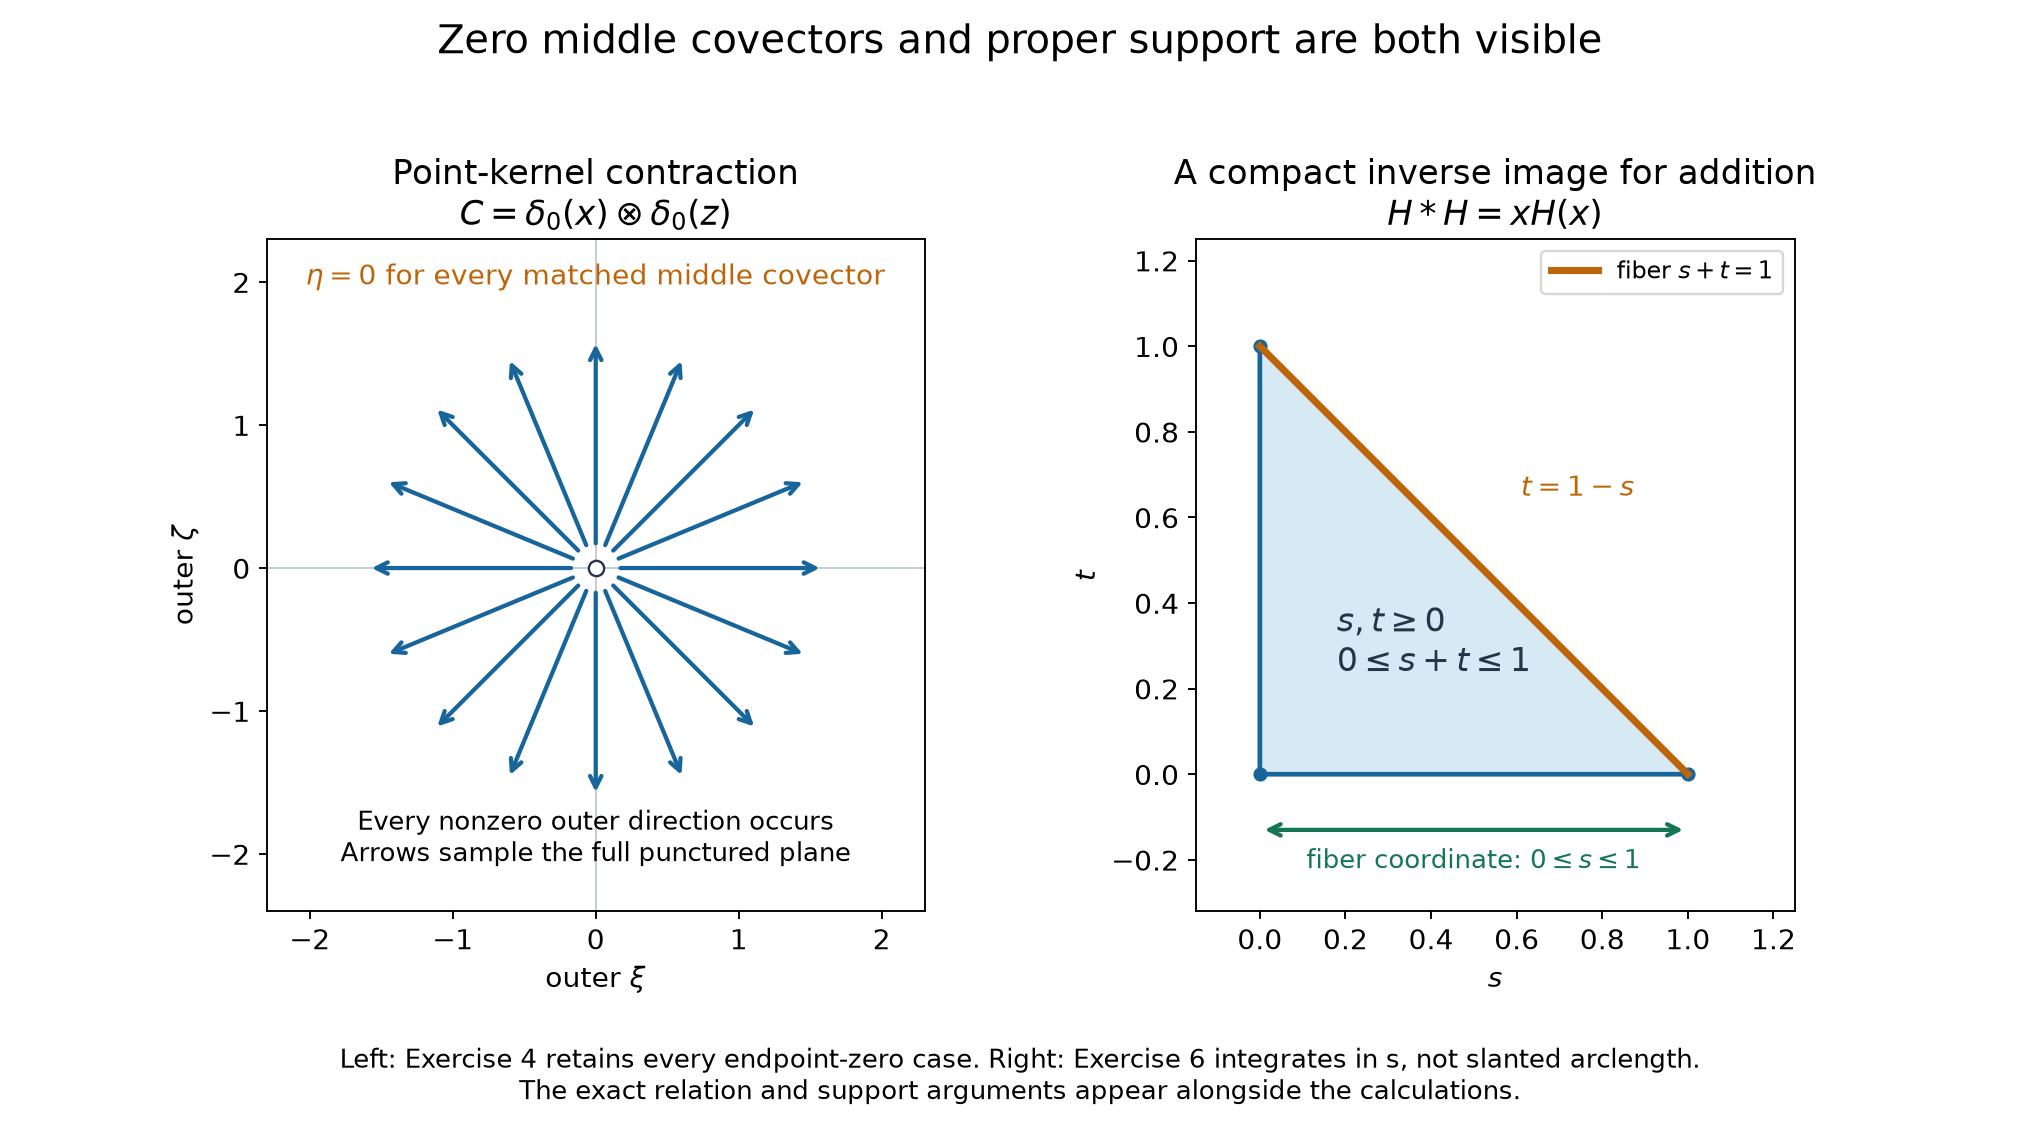

Source code (Python):
"""Exact outer covectors and proper sum fibers, AN01-U104 Exercises4,6; CC0."""
from pathlib import Path
import numpy as np
import matplotlib
matplotlib.use('Agg')
import matplotlib.pyplot as plt
from matplotlib.patches import Polygon
matplotlib.rcParams.update({'font.size':12,'svg.hashsalt':'AN01-U104-kernel-fibers','text.usetex':False})
D=Path(__file__).resolve().parent
blue='#17659b';orange='#bd6508';green='#147652';dark='#24354a'
fig,axs=plt.subplots(1,2,figsize=(12,6.7))
ax=axs[0]
ax.axhline(0,color='#c2cbd4',lw=.8);ax.axvline(0,color='#c2cbd4',lw=.8)
for theta in np.linspace(0,2*np.pi,16,endpoint=False):
 v=np.array([np.cos(theta),np.sin(theta)])
 ax.annotate('',xy=1.6*v,xytext=.14*v,arrowprops=dict(arrowstyle='->',color=blue,lw=1.8))
ax.scatter([0],[0],s=42,facecolors='white',edgecolors=dark,zorder=5)
ax.text(0,1.98,r'$\eta=0$ for every matched middle covector',ha='center',fontsize=12,color=orange)
ax.text(0,-2.05,'Every nonzero outer direction occurs\nArrows sample the full punctured plane',ha='center',fontsize=11)
ax.set(xlim=(-2.3,2.3),ylim=(-2.4,2.3),xlabel=r'outer $\xi$',ylabel=r'outer $\zeta$')
ax.set_aspect('equal',adjustable='box')
ax.set_title('Point-kernel contraction\n'+r'$C=\delta_0(x)\otimes\delta_0(z)$')
ax=axs[1]
ax.add_patch(Polygon([[0,0],[1,0],[0,1]],closed=True,facecolor='#d7e9f4',edgecolor=blue,lw=2))
ax.plot([0,1],[1,0],color=orange,lw=3,label=r'fiber $s+t=1$')
ax.scatter([0,1,0],[0,0,1],s=25,color=blue)
ax.text(.18,.24,r'$s,t\geq0$'+'\n'+r'$0\leq s+t\leq1$',fontsize=14,color=dark)
ax.text(.61,.65,r'$t=1-s$',color=orange)
ax.annotate('',xy=(1,-.13),xytext=(0,-.13),arrowprops=dict(arrowstyle='<->',color=green,lw=1.8))
ax.text(.5,-.22,r'fiber coordinate: $0\leq s\leq1$',ha='center',color=green,fontsize=11)
ax.set(xlim=(-.15,1.25),ylim=(-.32,1.25),xlabel=r'$s$',ylabel=r'$t$')
ax.set_aspect('equal',adjustable='box')
ax.set_title('A compact inverse image for addition\n'+r'$H*H=xH(x)$')
ax.legend(loc='upper right',fontsize=10)
fig.suptitle('Zero middle covectors and proper support are both visible',fontsize=17,y=.98)
fig.text(.5,.035,'Left: Exercise 4 retains every endpoint-zero case. Right: Exercise 6 integrates in s, not slanted arclength.\nThe exact relation and support arguments appear alongside the calculations.',ha='center',fontsize=11)
fig.subplots_adjust(top=.79,bottom=.2,wspace=.32)
fig.savefig(D/'hyperfunction-kernel-fibers.svg',metadata={'Date':None})
fig.savefig(D/'hyperfunction-kernel-fibers.png',dpi=170)
plt.close(fig)
svg=D/'hyperfunction-kernel-fibers.svg'
svg.write_bytes(('\n'.join(line.rstrip() for line in svg.read_text(encoding='utf-8').splitlines())+'\n').encode())
